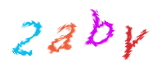
#> input picture opencv/data/2aby.jpg, 160 x 70 px; its folder holds only this picture in this run
$ python nonghang.py
#> lines starting #> are read from the running program, lines starting #| are printed output that depends on the picture; after the words box and inside, x2 and y2 are one past the last pixel; in counts of white or black regions, pixels touching at a corner belong together
# coding: utf-8
# 此文件用来测试type5类型的验证码的处理
import numpy as np
import cv2,os

def output_img(name,img):
	cv2.imwrite('out/'+name+'.jpg',img)

file_list = os.listdir("data/")

for file in file_list:
	imgname = "data/"+file
	print(imgname)
	img = cv2.imread(imgname, cv2.IMREAD_GRAYSCALE)
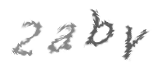
#> img: shape (70, 160); min 92, max 255, mean 241.5
	retval, t = cv2.threshold(img, 240, 1, cv2.THRESH_BINARY_INV)
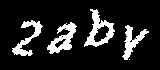
#> t: shape (70, 160); values 0 (black) and 1 (white), 14% white; 5 white regions (1 under 20 px), largest, box (x1, y1, x2, y2) and area: (84, 9, 115, 47) 456, (47, 22, 77, 54) 414, (12, 20, 43, 56) 362, (122, 25, 149, 60) 334
	output_img(file+"二值化",t*255)

$ run again, on opencv/data/nonghang1.jpg
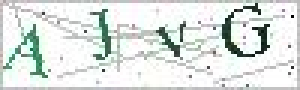
#> input picture opencv/data/nonghang1.jpg, 100 x 30 px (shown 3 times larger)
#> `img = cv2.imread(imgname, cv2.IMREAD_GRAYSCALE)`:
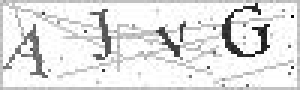
#> img: shape (30, 100) (shown 3 times larger); min 1, max 255, mean 225.7
#> `retval, t = cv2.threshold(img, 240, 1, cv2.THRESH_BINARY_INV)`:
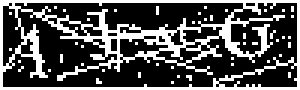
#> t: shape (30, 100) (shown 3 times larger); values 0 (black) and 1 (white), 31.8% white in thin lines or dots

$ run again, on opencv/data/nonghang2.jpg
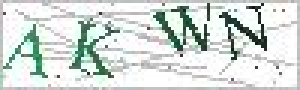
#> input picture opencv/data/nonghang2.jpg, 100 x 30 px (shown 3 times larger)
#> `img = cv2.imread(imgname, cv2.IMREAD_GRAYSCALE)`:
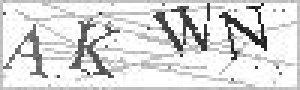
#> img: shape (30, 100) (shown 3 times larger); min 18, max 255, mean 217.7
#> `retval, t = cv2.threshold(img, 240, 1, cv2.THRESH_BINARY_INV)`:
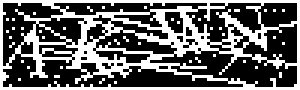
#> t: shape (30, 100) (shown 3 times larger); values 0 (black) and 1 (white), 38.8% white in thin lines or dots
